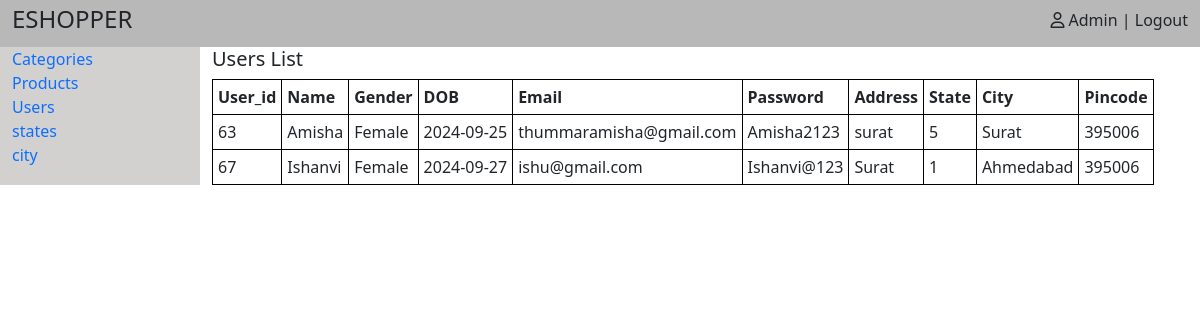
/back_end/users.php, run on the app's committed database.
### tables this page shows
CREATE TABLE IF NOT EXISTS `users` (
  `user_id` int NOT NULL AUTO_INCREMENT,
  `name` varchar(60) NOT NULL,
  `gender` enum('Male','Female','Others') NOT NULL,
  `dob` date NOT NULL,
  `email` varchar(60) NOT NULL,
  `password` varchar(60) NOT NULL,
  `confpassword` varchar(60) NOT NULL,
  `address` text NOT NULL,
  `state` varchar(60) NOT NULL,
  `city` varchar(60) NOT NULL,
  `pincode` int NOT NULL,
  PRIMARY KEY (`user_id`)
) AUTO_INCREMENT=78;

### back_end/users.php (the view, shortened to what this page needs)
<?php
include("admin.php");
include("db.php");
?>
<!DOCTYPE html>
<html lang="en">
<head>
</head>
<body>
<div class="col-lg-10">
    <table>
        <thead><h5>Users List</h5></thead>
        <tbody>
            <tr>
                <th>User_id</th>
                <th>Name</th>
                <th>Gender</th>
                <th>DOB</th>
                <th>Email</th>
                <th>Password</th>
                <th>Address</th>
                <th>State</th>
                <th>City</th>
                <th>Pincode</th>
            </tr>
            <?php
            $userQuery = "SELECT * from users";
            $userResult = mysqli_query($con, $userQuery);
            if (mysqli_num_rows($userResult) > 0) {
                while ($user = mysqli_fetch_assoc($userResult)) {
            ?>
                    <tr>
                        <td><?php echo $user['user_id']; ?></td>
                        <td><?php echo $user['name']; ?></td>
                        <td><?php echo $user['gender']; ?></td>
                        <td><?php echo $user['dob']; ?></td>
                        <td><?php echo $user['email']; ?></td>
                        <td><?php echo $user['password']; ?></td>
                        <td><?php echo $user['address']; ?></td>
                        <td><?php echo $user['state']; ?></td>
                        <td><?php echo $user['city']; ?></td>
                        <td><?php echo $user['pincode']; ?></td>
                    </tr>
            <?php
                }
            }
            ?>
        </tbody>
    </table>
</div>
</body>
</html>

### back_end/admin.php (style rules this page uses)
* { margin: 0; padding: 0; box-sizing: border-box; }

### back_end/users.php (style rules this page uses)
table,th,td { border: 1px solid black; padding: 5px; }

### data on the page
users: user_id "63", name "Amisha", gender "Female", dob "2024-09-25", email "thummaramisha@gmail.com", password "Amisha2123", address "surat", state "5", city "Surat", pincode "395006"
users: user_id "67", name "Ishanvi", gender "Female", dob "2024-09-27", email "ishu@gmail.com", password "Ishanvi@123", address "Surat", state "1", city "Ahmedabad", pincode "395006"
